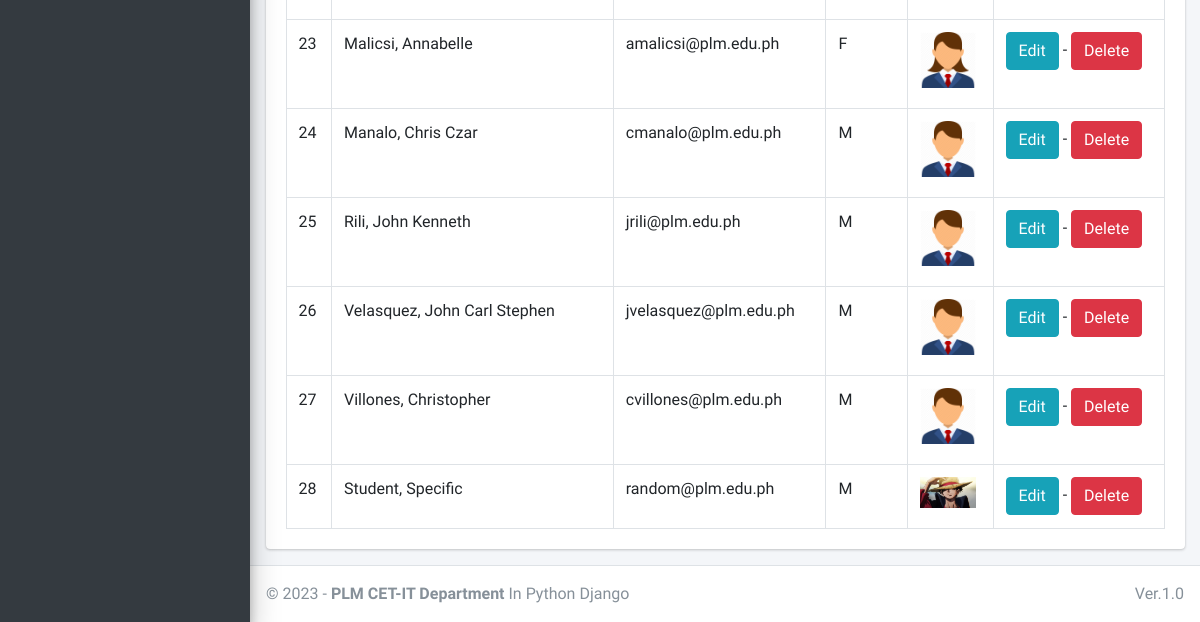
Before: /staff/manage/students/ (signed in, lower part) with the older database file.
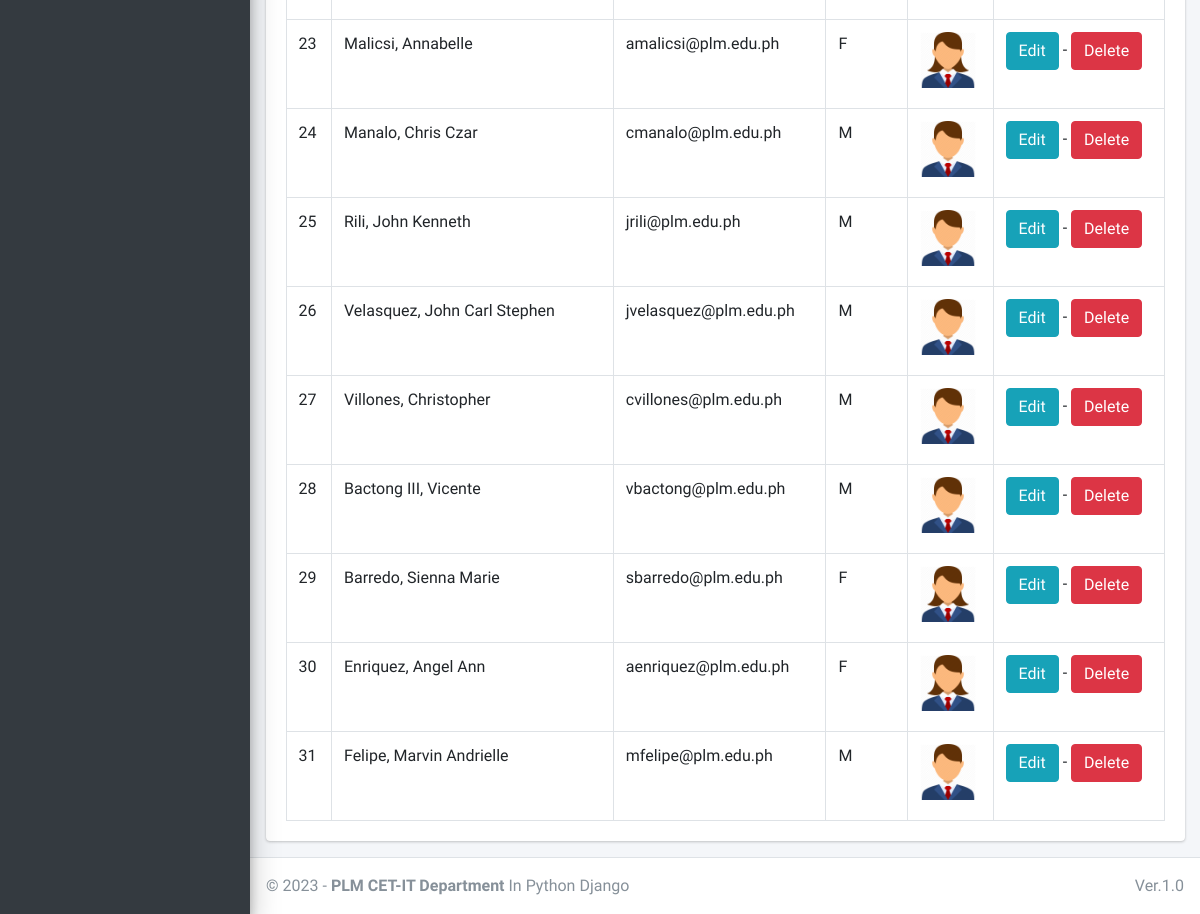
After: the same page with the newer database file.
### main_app/models.py (models this page shows)
class CustomUser(AbstractUser):
    USER_TYPE = ((1, "HOD"), (2, "Staff"), (3, "Student"))
    GENDER = [("M", "Male"), ("F", "Female")]
    username = None  # Removed username, using email instead
    email = models.EmailField(unique=True)
    user_type = models.CharField(default=1, choices=USER_TYPE, max_length=1)
    gender = models.CharField(max_length=1, choices=GENDER)
    profile_pic = models.ImageField()
    address = models.TextField()
    fcm_token = models.TextField(default="")  # For firebase notifications
    created_at = models.DateTimeField(auto_now_add=True)
    updated_at = models.DateTimeField(auto_now=True)
    USERNAME_FIELD = "email"
    REQUIRED_FIELDS = []
    objects = CustomUserManager()
    def __str__(self):
        return self.last_name + ", " + self.first_name

### main_app/staff_views.py (the view)
# urls.py: path("staff/manage/students/", staff_views.staff_manage_student,
def staff_manage_student(request):
    students = CustomUser.objects.filter(user_type=3)
    context = {
        'students': students,
        'page_title': 'View Students'
    }
    return render(request, "staff_template/staff_manage_student.html", context)

### main_app/templates/staff_template/staff_manage_student.html (shortened to what this page needs)
{% extends 'main_app/base.html' %}
{% load static %}
{% block content %}
<section class="content">
    <div class="container-fluid">
        <div class="row">
            <div class="col-md-12">
                <div class="card">
                    <div class="card-body">
                        <table id="example2" class="table table-bordered table-hover">
                            <tbody>
                                {% for student in students %}
                                <tr>
                                    <td>{{ forloop.counter }}</td>
                                    <td>{{student.last_name}}, {{student.first_name}}</td>
                                    <td>{{student.email}}</td>
                                    <td>{{student.gender}}</td>
                                    <td>
                                        {% if student.profile_pic == ""  %}
                                        No Image
                                        {% else %}
                                        <img class="img img-fluid mb-2" height="56" width="56"
                                            src="{{student.profile_pic}}" alt="">
                                        {% endif %}
                                    </td>
                                    <td><a href="{% url 'edit_student' student.student.id %}" class="btn btn-info">Edit</a> -
                                        <a href="{% url 'delete_student' student.student.id %}" class="btn btn-danger" onclick="return confirm('Are you sure about this ?')">Delete</a>
                                    </td>
                                </tr>
                                {% endfor %}
                            </tbody>
                        </table>
                    </div>
                </div>
            </div>
        </div>
    </div>
</section>
{% endblock content %}

Changed rows visible on the page:
removed CustomUser: last_name "Student", first_name "Specific", email "random@plm.edu.ph", gender "M", profile_pic (picture)
added CustomUser: last_name "Bactong III", first_name "Vicente", email "vbactong@plm.edu.ph", gender "M"
added CustomUser: last_name "Barredo", first_name "Sienna Marie", email "sbarredo@plm.edu.ph", gender "F"
added CustomUser: last_name "Enriquez", first_name "Angel Ann", email "aenriquez@plm.edu.ph", gender "F"
added CustomUser: last_name "Felipe", first_name "Marvin Andrielle", email "mfelipe@plm.edu.ph", gender "M"
